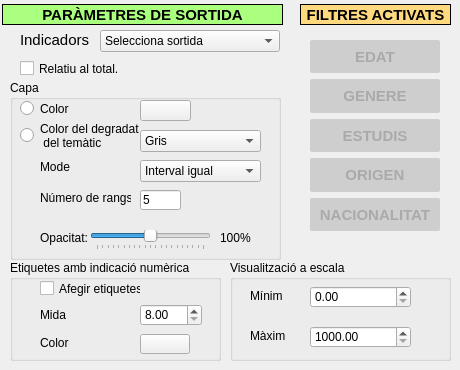
   <widget class="QWidget" name="Sortides">
    <attribute name="title">
     <string>Sortides</string>
    </attribute>
    <widget class="QGroupBox" name="groupBox_2">
     <property name="geometry">
      <rect>
       <x>10</x>
       <y>260</y>
       <width>211</width>
       <height>101</height>
      </rect>
     </property>
     <property name="title">
      <string>Etiquetes amb indicació numèrica</string>
     </property>
     <widget class="QCheckBox" name="CB_etiquetes">
      <property name="geometry">
       <rect>
        <x>30</x>
        <y>20</y>
        <width>101</width>
        <height>17</height>
       </rect>
      </property>
      <property name="text">
       <string>Afegir etiquetes</string>
      </property>
     </widget>
     <widget class="QPushButton" name="colorTag">
      <property name="geometry">
       <rect>
        <x>130</x>
        <y>74</y>
        <width>50</width>
        <height>20</height>
       </rect>
      </property>
      <property name="text">
       <string/>
      </property>
     </widget>
     <widget class="QDoubleSpinBox" name="mida">
      <property name="geometry">
       <rect>
        <x>130</x>
        <y>44</y>
        <width>62</width>
        <height>22</height>
       </rect>
      </property>
      <property name="minimum">
       <double>8.000000000000000</double>
      </property>
      <property name="maximum">
       <double>50.000000000000000</double>
      </property>
     </widget>
     <widget class="QLabel" name="label">
      <property name="geometry">
       <rect>
        <x>30</x>
        <y>44</y>
        <width>46</width>
        <height>21</height>
       </rect>
      </property>
      <property name="text">
       <string>Mida</string>
      </property>
     </widget>
     <widget class="QLabel" name="label_2">
      <property name="geometry">
       <rect>
        <x>30</x>
        <y>76</y>
        <width>46</width>
        <height>13</height>
       </rect>
      </property>
      <property name="text">
       <string>Color</string>
      </property>
     </widget>
    </widget>
    <widget class="QComboBox" name="Cmb_Calcul">
     <property name="geometry">
      <rect>
       <x>100</x>
       <y>30</y>
       <width>180</width>
       <height>22</height>
      </rect>
     </property>
     <property name="sizePolicy">
      <sizepolicy hsizetype="Preferred" vsizetype="Expanding">
       <horstretch>0</horstretch>
       <verstretch>0</verstretch>
      </sizepolicy>
     </property>
     <property name="maxVisibleItems">
      <number>20</number>
     </property>
     <item>
      <property name="text">
       <string>Selecciona sortida</string>
      </property>
     </item>
     <item>
      <property name="text">
       <string>----- Cálcul habitants -----</string>
      </property>
     </item>
     <item>
      <property name="text">
       <string>- Habitants Absoluts</string>
      </property>
     </item>
     <item>
      <property name="text">
       <string>- Habitants Relatius (%)</string>
      </property>
     </item>
     <item>
      <property name="text">
       <string>- Densitat (habitants/km2)</string>
      </property>
     </item>
     <item>
      <property name="text">
       <string/>
      </property>
     </item>
     <item>
      <property name="text">
       <string>----- Càlcul d'indicadors -----</string>
      </property>
     </item>
     <item>
      <property name="text">
       <string>- Edat mitjana</string>
      </property>
     </item>
     <item>
      <property name="text">
       <string>- Envelliment (%)</string>
      </property>
     </item>
     <item>
      <property name="text">
       <string>- Sobreenvelliment (%)</string>
      </property>
     </item>
     <item>
      <property name="text">
       <string>- Recanvi (%)</string>
      </property>
     </item>
     <item>
      <property name="text">
       <string>- Dependència juvenil (%)</string>
      </property>
     </item>
     <item>
      <property name="text">
       <string>- Dependència senil (%)</string>
      </property>
     </item>
     <item>
      <property name="text">
       <string>- Població estrangera (%)</string>
      </property>
     </item>
     <item>
      <property name="text">
       <string>- Nens / Dones fèrtils (‰)</string>
      </property>
     </item>
    </widget>
    <widget class="QGroupBox" name="groupBox_4">
     <property name="geometry">
      <rect>
       <x>10</x>
       <y>80</y>
       <width>271</width>
       <height>180</height>
      </rect>
     </property>
     <property name="title">
      <string>Capa</string>
     </property>
     <widget class="QLineEdit" name="LE_rang">
      <property name="geometry">
       <rect>
        <x>130</x>
        <y>110</y>
        <width>41</width>
        <height>20</height>
       </rect>
      </property>
      <property name="text">
       <string>5</string>
      </property>
     </widget>
     <widget class="QLabel" name="label_7">
      <property name="geometry">
       <rect>
        <x>30</x>
        <y>110</y>
        <width>91</width>
        <height>16</height>
       </rect>
      </property>
      <property name="text">
       <string>Número de rangs</string>
      </property>
     </widget>
     <widget class="QComboBox" name="ColorDegradat">
      <property name="geometry">
       <rect>
        <x>130</x>
        <y>50</y>
        <width>121</width>
        <height>22</height>
       </rect>
      </property>
      <property name="cursor">
       <cursorShape>PointingHandCursor</cursorShape>
      </property>
      <item>
       <property name="text">
        <string>Gris</string>
       </property>
      </item>
      <item>
       <property name="text">
        <string>Vermell</string>
       </property>
      </item>
      <item>
       <property name="text">
        <string>Groc</string>
       </property>
      </item>
      <item>
       <property name="text">
        <string>Blau</string>
       </property>
      </item>
      <item>
       <property name="text">
        <string>Verd</string>
       </property>
      </item>
     </widget>
     <widget class="QRadioButton" name="RB_degradat">
      <property name="geometry">
       <rect>
        <x>10</x>
        <y>40</y>
        <width>131</width>
        <height>31</height>
       </rect>
      </property>
      <property name="text">
       <string>Color del degradat
 del temàtic</string>
      </property>
     </widget>
     <widget class="QRadioButton" name="RB_color">
      <property name="geometry">
       <rect>
        <x>10</x>
        <y>20</y>
        <width>82</width>
        <height>17</height>
       </rect>
      </property>
      <property name="text">
       <string>Color</string>
      </property>
     </widget>
     <widget class="QPushButton" name="color">
      <property name="geometry">
       <rect>
        <x>130</x>
        <y>20</y>
        <width>51</width>
        <height>21</height>
       </rect>
      </property>
      <property name="text">
       <string/>
      </property>
     </widget>
     <widget class="QSlider" name="Transparencia">
      <property name="geometry">
       <rect>
        <x>80</x>
        <y>150</y>
        <width>121</width>
        <height>20</height>
       </rect>
      </property>
      <property name="maximum">
       <number>100</number>
      </property>
      <property name="singleStep">
       <number>1</number>
      </property>
      <property name="pageStep">
       <number>100</number>
      </property>
      <property name="value">
       <number>50</number>
      </property>
      <property name="orientation">
       <enum>Qt::Horizontal</enum>
      </property>
      <property name="invertedControls">
       <bool>false</bool>
      </property>
      <property name="tickPosition">
       <enum>QSlider::TicksBelow</enum>
      </property>
      <property name="tickInterval">
       <number>5</number>
      </property>
     </widget>
     <widget class="QLabel" name="Transparencia_lbl">
      <property name="geometry">
       <rect>
        <x>210</x>
        <y>150</y>
        <width>31</width>
        <height>16</height>
       </rect>
      </property>
      <property name="font">
       <font>
        <weight>50</weight>
        <bold>false</bold>
       </font>
      </property>
      <property name="text">
       <string>100%</string>
      </property>
     </widget>
     <widget class="QComboBox" name="combo_Tipus">
      <property name="geometry">
       <rect>
        <x>130</x>
        <y>80</y>
        <width>121</width>
        <height>22</height>
       </rect>
      </property>
      <item>
       <property name="text">
        <string>Interval igual</string>
       </property>
      </item>
      <item>
       <property name="text">
        <string>Quantil</string>
       </property>
      </item>
      <item>
       <property name="text">
        <string>Ruptures naturals</string>
       </property>
      </item>
      <item>
       <property name="text">
        <string>Desviació estandard</string>
       </property>
      </item>
      <item>
       <property name="text">
        <string>Pretty breaks</string>
       </property>
      </item>
     </widget>
     <widget class="QLabel" name="label_9">
      <property name="geometry">
       <rect>
        <x>30</x>
        <y>80</y>
        <width>46</width>
        <height>13</height>
       </rect>
      </property>
      <property name="text">
       <string>Mode</string>
      </property>
     </widget>
     <widget class="QLabel" name="label_8">
      <property name="geometry">
       <rect>
        <x>30</x>
        <y>150</y>
        <width>51</width>
        <height>16</height>
       </rect>
      </property>
      <property name="font">
       <font>
        <weight>50</weight>
        <bold>false</bold>
       </font>
      </property>
      <property name="text">
       <string>Opacitat:</string>
      </property>
     </widget>
    </widget>
    <widget class="QGroupBox" name="groupBox_3">
     <property name="geometry">
      <rect>
       <x>230</x>
       <y>260</y>
       <width>221</width>
       <height>101</height>
      </rect>
     </property>
     <property name="title">
      <string>Visualització a escala</string>
     </property>
     <widget class="QDoubleSpinBox" name="min">
      <property name="geometry">
       <rect>
        <x>80</x>
        <y>26</y>
        <width>101</width>
        <height>22</height>
       </rect>
      </property>
      <property name="maximum">
       <double>100000.000000000000000</double>
      </property>
      <property name="singleStep">
       <double>1000.000000000000000</double>
      </property>
     </widget>
     <widget class="QDoubleSpinBox" name="max">
      <property name="geometry">
       <rect>
        <x>80</x>
        <y>66</y>
        <width>101</width>
        <height>22</height>
       </rect>
      </property>
      <property name="minimum">
       <double>1000.000000000000000</double>
      </property>
      <property name="maximum">
       <double>100000.000000000000000</double>
      </property>
      <property name="singleStep">
       <double>1000.000000000000000</double>
      </property>
     </widget>
     <widget class="QLabel" name="label_3">
      <property name="geometry">
       <rect>
        <x>20</x>
        <y>26</y>
        <width>46</width>
        <height>20</height>
       </rect>
      </property>
      <property name="text">
       <string>Mínim</string>
      </property>
     </widget>
     <widget class="QLabel" name="label_6">
      <property name="geometry">
       <rect>
        <x>20</x>
        <y>66</y>
        <width>46</width>
        <height>20</height>
       </rect>
      </property>
      <property name="text">
       <string>Màxim</string>
      </property>
     </widget>
    </widget>
    <widget class="QLabel" name="label_10">
     <property name="geometry">
      <rect>
       <x>2</x>
       <y>4</y>
       <width>281</width>
       <height>21</height>
      </rect>
     </property>
     <property name="font">
      <font>
       <pointsize>11</pointsize>
       <weight>75</weight>
       <bold>true</bold>
      </font>
     </property>
     <property name="styleSheet">
      <string notr="true">background-color: rgb(170, 255, 127);</string>
     </property>
     <property name="frameShape">
      <enum>QFrame::Box</enum>
     </property>
     <property name="text">
      <string>PARÀMETRES DE SORTIDA</string>
     </property>
     <property name="alignment">
      <set>Qt::AlignCenter</set>
     </property>
    </widget>
    <widget class="QLabel" name="label_22">
     <property name="geometry">
      <rect>
       <x>20</x>
       <y>30</y>
       <width>71</width>
       <height>20</height>
      </rect>
     </property>
     <property name="font">
      <font>
       <pointsize>11</pointsize>
      </font>
     </property>
     <property name="text">
      <string>Indicadors</string>
     </property>
    </widget>
    <widget class="QLabel" name="label_23">
     <property name="geometry">
      <rect>
       <x>300</x>
       <y>4</y>
       <width>151</width>
       <height>21</height>
      </rect>
     </property>
     <property name="font">
      <font>
       <pointsize>11</pointsize>
       <weight>75</weight>
       <bold>true</bold>
      </font>
     </property>
     <property name="styleSheet">
      <string notr="true">background-color: rgb(255, 217, 128);</string>
     </property>
     <property name="frameShape">
      <enum>QFrame::Box</enum>
     </property>
     <property name="text">
      <string>FILTRES ACTIVATS</string>
     </property>
     <property name="alignment">
      <set>Qt::AlignCenter</set>
     </property>
    </widget>
    <widget class="QWidget" name="layoutWidget">
     <property name="geometry">
      <rect>
       <x>310</x>
       <y>40</y>
       <width>130</width>
       <height>191</height>
      </rect>
     </property>
     <layout class="QVBoxLayout" name="verticalLayout">
      <item>
       <widget class="QPushButton" name="lbl_EDAT">
        <property name="enabled">
         <bool>false</bool>
        </property>
        <property name="sizePolicy">
         <sizepolicy hsizetype="Minimum" vsizetype="Preferred">
          <horstretch>0</horstretch>
          <verstretch>0</verstretch>
         </sizepolicy>
        </property>
        <property name="font">
         <font>
          <pointsize>11</pointsize>
          <weight>75</weight>
          <bold>true</bold>
         </font>
        </property>
        <property name="toolTip">
         <string>OFF</string>
        </property>
        <property name="styleSheet">
         <string notr="true">QPushButton {
    border-radius: 2px;
	color: rgb(170, 170, 170);
	background-color: rgb(206, 206, 206);
    min-width: 80px;
}</string>
        </property>
        <property name="text">
         <string>EDAT</string>
        </property>
        <property name="checkable">
         <bool>false</bool>
        </property>
        <property name="autoRepeat">
         <bool>false</bool>
        </property>
        <property name="autoDefault">
         <bool>false</bool>
        </property>
        <property name="default">
         <bool>false</bool>
        </property>
        <property name="flat">
         <bool>true</bool>
        </property>
       </widget>
      </item>
      <item>
       <widget class="QPushButton" name="lbl_GENERE">
        <property name="enabled">
         <bool>false</bool>
        </property>
        <property name="sizePolicy">
         <sizepolicy hsizetype="Minimum" vsizetype="Preferred">
          <horstretch>0</horstretch>
          <verstretch>0</verstretch>
         </sizepolicy>
        </property>
        <property name="font">
         <font>
          <pointsize>11</pointsize>
          <weight>75</weight>
          <bold>true</bold>
         </font>
        </property>
        <property name="toolTip">
         <string>OFF</string>
        </property>
        <property name="styleSheet">
         <string notr="true">QPushButton {
    border-radius: 2px;
	color: rgb(170, 170, 170);
	background-color: rgb(206, 206, 206);
    min-width: 80px;
}</string>
        </property>
        <property name="text">
         <string>GENERE</string>
        </property>
        <property name="checkable">
         <bool>false</bool>
        </property>
        <property name="autoRepeat">
         <bool>false</bool>
        </property>
        <property name="autoDefault">
         <bool>false</bool>
        </property>
        <property name="default">
         <bool>false</bool>
        </property>
        <property name="flat">
         <bool>true</bool>
        </property>
       </widget>
      </item>
      <item>
       <widget class="QPushButton" name="lbl_ESTUDIS">
        <property name="enabled">
         <bool>false</bool>
        </property>
        <property name="sizePolicy">
         <sizepolicy hsizetype="Minimum" vsizetype="Preferred">
          <horstretch>0</horstretch>
          <verstretch>0</verstretch>
         </sizepolicy>
        </property>
        <property name="font">
         <font>
          <pointsize>11</pointsize>
          <weight>75</weight>
          <bold>true</bold>
         </font>
        </property>
        <property name="toolTip">
         <string>OFF</string>
        </property>
        <property name="styleSheet">
         <string notr="true">QPushButton {
    border-radius: 2px;
	color: rgb(170, 170, 170);
	background-color: rgb(206, 206, 206);
    min-width: 80px;
}</string>
        </property>
        <property name="text">
         <string>ESTUDIS</string>
        </property>
        <property name="checkable">
         <bool>false</bool>
        </property>
        <property name="autoRepeat">
         <bool>false</bool>
        </property>
        <property name="autoDefault">
         <bool>false</bool>
        </property>
        <property name="default">
         <bool>false</bool>
        </property>
        <property name="flat">
         <bool>true</bool>
        </property>
       </widget>
      </item>
      <item>
       <widget class="QPushButton" name="lbl_ORIGEN">
        <property name="enabled">
         <bool>false</bool>
        </property>
        <property name="sizePolicy">
         <sizepolicy hsizetype="Minimum" vsizetype="Preferred">
          <horstretch>0</horstretch>
          <verstretch>0</verstretch>
         </sizepolicy>
        </property>
        <property name="font">
         <font>
          <pointsize>11</pointsize>
          <weight>75</weight>
          <bold>true</bold>
         </font>
        </property>
        <property name="toolTip">
         <string>OFF</string>
        </property>
        <property name="styleSheet">
         <string notr="true">QPushButton {
    border-radius: 2px;
	color: rgb(170, 170, 170);
	background-color: rgb(206, 206, 206);
    min-width: 80px;
}</string>
        </property>
        <property name="text">
         <string>ORIGEN</string>
        </property>
        <property name="checkable">
         <bool>false</bool>
        </property>
        <property name="autoRepeat">
         <bool>false</bool>
        </property>
        <property name="autoDefault">
         <bool>false</bool>
        </property>
        <property name="default">
         <bool>false</bool>
        </property>
        <property name="flat">
         <bool>true</bool>
        </property>
       </widget>
      </item>
      <item>
       <widget class="QPushButton" name="lbl_NACIONALITAT">
        <property name="enabled">
         <bool>false</bool>
        </property>
        <property name="sizePolicy">
         <sizepolicy hsizetype="Minimum" vsizetype="Preferred">
          <horstretch>0</horstretch>
          <verstretch>0</verstretch>
         </sizepolicy>
        </property>
        <property name="font">
         <font>
          <pointsize>11</pointsize>
          <weight>75</weight>
          <bold>true</bold>
         </font>
        </property>
        <property name="toolTip">
         <string>OFF</string>
        </property>
        <property name="styleSheet">
         <string notr="true">QPushButton {
    border-radius: 2px;
	color: rgb(170, 170, 170);
	background-color: rgb(206, 206, 206);
    min-width: 80px;
}</string>
        </property>
        <property name="text">
         <string>NACIONALITAT</string>
        </property>
        <property name="checkable">
         <bool>false</bool>
        </property>
        <property name="autoRepeat">
         <bool>false</bool>
        </property>
        <property name="autoDefault">
         <bool>false</bool>
        </property>
        <property name="default">
         <bool>false</bool>
        </property>
        <property name="flat">
         <bool>true</bool>
        </property>
       </widget>
      </item>
     </layout>
    </widget>
    <widget class="QCheckBox" name="CB_Relatiu_total">
     <property name="geometry">
      <rect>
       <x>20</x>
       <y>60</y>
       <width>101</width>
       <height>17</height>
      </rect>
     </property>
     <property name="text">
      <string>Relatiu al total.</string>
     </property>
    </widget>
   </widget>
